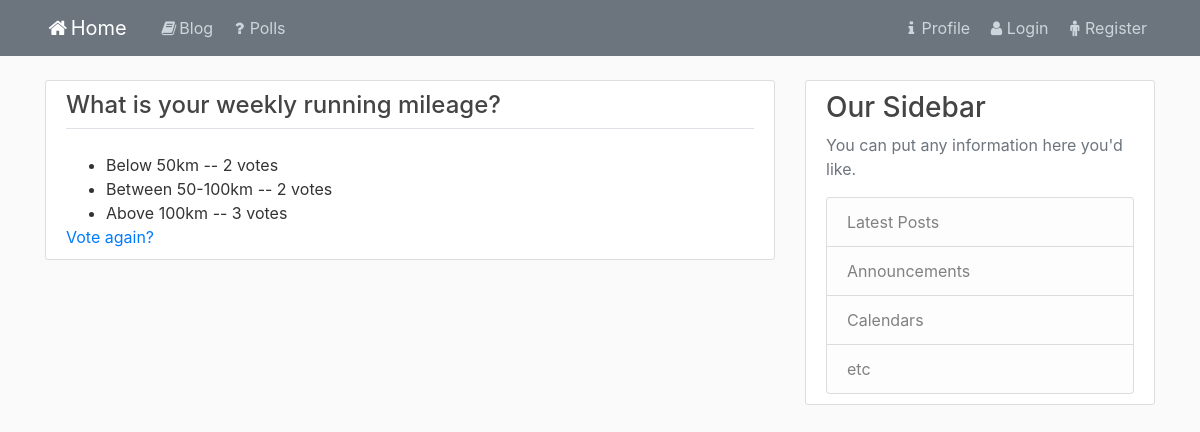
Before: /polls/1/vote/result/ with the older database file.
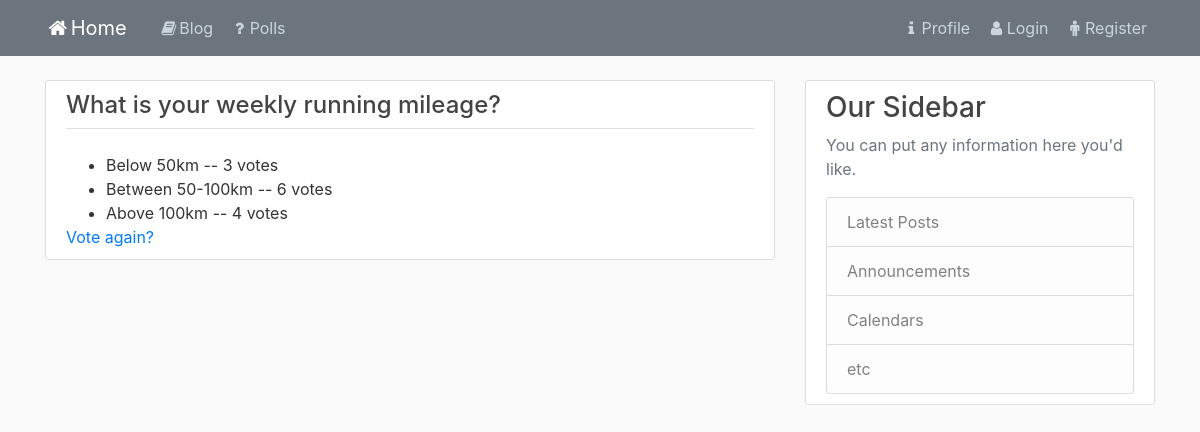
After: the same page with the newer database file.
### polls/models.py (models this page shows, shortened)
class Question(models.Model):
    question_text = models.CharField(max_length=255)
    publication_date = models.DateTimeField(default=timezone.now)
    author = models.ForeignKey(User, on_delete=models.CASCADE)

class Choice(models.Model):
    question = models.ForeignKey(Question, on_delete=models.CASCADE)
    choice_text = models.CharField(max_length=255)
    votes = models.IntegerField(default=0)

### polls/views.py (the view)
# urls.py: path('<int:pk>/vote/result/', views.ResultDetailView.as_view(), name='polls-result'),
class ResultDetailView(generic.DetailView):
    model = Question
    template_name = 'polls/polls_result.html'

### polls/templates/polls/polls_result.html
{% extends 'blog/base_blog.html' %}
{% block content %}
<div class="content-section">
    <div class="border-bottom mb-4">
        <h4>{{ question.question_text }}</h4>
    </div>
    <div>
        <ul>
        {% for choice in question.choice_set.all %}
            <li>{{ choice.choice_text }} -- {{ choice.votes }} vote{{ choice.votes|pluralize }}</li>
        {% endfor %}
        </ul>
    </div>
    <div>
        <a href="{% url 'polls:polls-detail' question.id %}">Vote again?</a>
    </div>
</div>
{% endblock content %}

### blog/templates/blog/base_blog.html (shortened to what this page needs)
{% load static %}
<!DOCTYPE html>
<html lang="en-US">
<head>
    <link rel="stylesheet" href="https://maxcdn.bootstrapcdn.com/bootstrap/4.0.0/css/bootstrap.min.css">
    <link rel="stylesheet" href="https://cdnjs.cloudflare.com/ajax/libs/font-awesome/4.7.0/css/font-awesome.min.css">
    <link rel="stylesheet" type="text/css" href="{% static 'blog/base.css' %}"/>
</head>
<body>
    <header class="site-header">
      <nav class="navbar navbar-expand-md navbar-dark bg-secondary fixed-top">
        <div class="container">
          <a class="navbar-brand mr-4" href="{% url 'blog:blog-home' %}"><i class="fa fa-fw fa-home"></i>Home</a>
          <div class="collapse navbar-collapse" id="navbarToggle">
            <div class="navbar-nav mr-auto">
              <a class="nav-item nav-link" href="{% url 'blog:blog-main' %}"><i class="fa fa-fw fa-book"></i>Blog</a>
              <a class="nav-item nav-link" href="{% url 'polls:polls-index' %}"><i class="fa fa-fw fa-question"></i>Polls</a>
            </div>
            <div class="navbar-nav">
                <a class="nav-item nav-link" href="{% url 'user:user-profile' %}"><i class="fa fa-fw fa-info"></i>Profile</a>
              {% if user.is_authenticated %}
                <a class="nav-item nav-link" href="{% url 'user:user-logout' %}"><i class="fa fa-fw fa-sign-out"></i>Logout</a>
              {% else %}
                <a class="nav-item nav-link" href="{% url 'user:user-login' %}"><i class="fa fa-fw fa-user"></i>Login</a>
                <a class="nav-item nav-link" href="{% url 'user:user-register' %}"><i class="fa fa-fw fa-male"></i>Register</a>
              {% endif %}
            </div>
          </div>
        </div>
      </nav>
    </header>
    <main role="main" class="container">
      <div class="row">
        <div class="col-md-8">
            {% block content %}{% endblock content %}
        </div>
        <div class="col-md-4">
          <div class="content-section">
            <h3>Our Sidebar</h3>
              <p class='text-muted'>You can put any information here you'd like.</p>
              <ul class="list-group">
                <li class="list-group-item list-group-item-light">Latest Posts</li>
                <li class="list-group-item list-group-item-light">Announcements</li>
                <li class="list-group-item list-group-item-light">Calendars</li>
                <li class="list-group-item list-group-item-light">etc</li>
              </ul>
          </div>
        </div>
      </div>
    </main>
</body>
</html>

### blog/static/blog/base.css (style rules this page uses)
body { background: #fafafa; color: #333333; margin-top: 5rem; }
h1, h2, h3, h4, h5, h6 { color: #444444; }
ul { margin: 0; }
.bg-secondary { background-color: #5f788a; }
.site-header .navbar-nav .nav-link { color: #cbd5db; }
.content-section { background: #ffffff; padding: 10px 20px; border: 1px solid #dddddd; border-radius: 3px; margin-bottom: 20px; }

Changed rows visible on the page:
changed Choice "Below 50km": votes "2" → "3"
changed Choice "Between 50-100km": votes "2" → "6"
changed Choice "Above 100km": votes "3" → "4"
